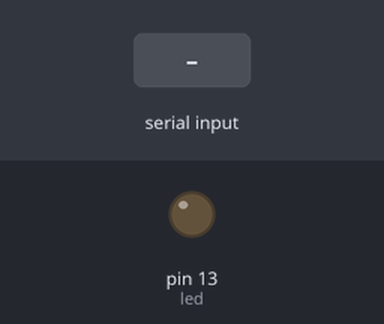
A sketch run on a simulated Arduino Uno, built with avr-gcc and run on an emulated ATmega328P. Parts: output pins drawn as LEDs (lit = HIGH). The test bench sets the inputs (shaded band). What the sketch prints to the serial monitor is not drawn.

Above: at 1.2 s.
1.3 s: "1" received over Serial
At 1.8 s:
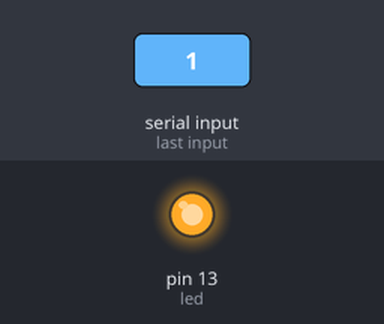
2.8 s: "0" received over Serial
At 4.2 s:
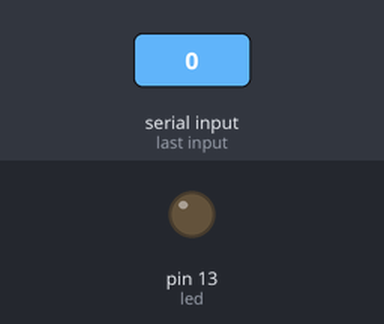
Timing chart, 0 to 5.8 s (numbered marks = the images above; inputs shaded):
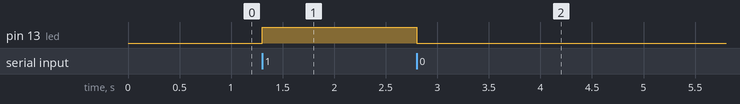

The sketch:

led.ino
```cpp
const int led = 13;
int valor_dato = 0;

void setup()
{
  pinMode(led, OUTPUT);
  Serial.begin(9600);
  Serial.println("Conexión Establecida");
}

void loop(){

  while(Serial.available())
  {
    valor_dato = Serial.read();
  }

  if (valor_dato == '1')
  {
    digitalWrite (led, HIGH);
  }
  else if (valor_dato == '0')
  {
    digitalWrite (led, LOW);
  }
}
```

Measured:
- after the input at 1.3 s, pin 13 (led): LOW → HIGH at once
- after the input at 2.8 s, pin 13 (led): HIGH → LOW at once
